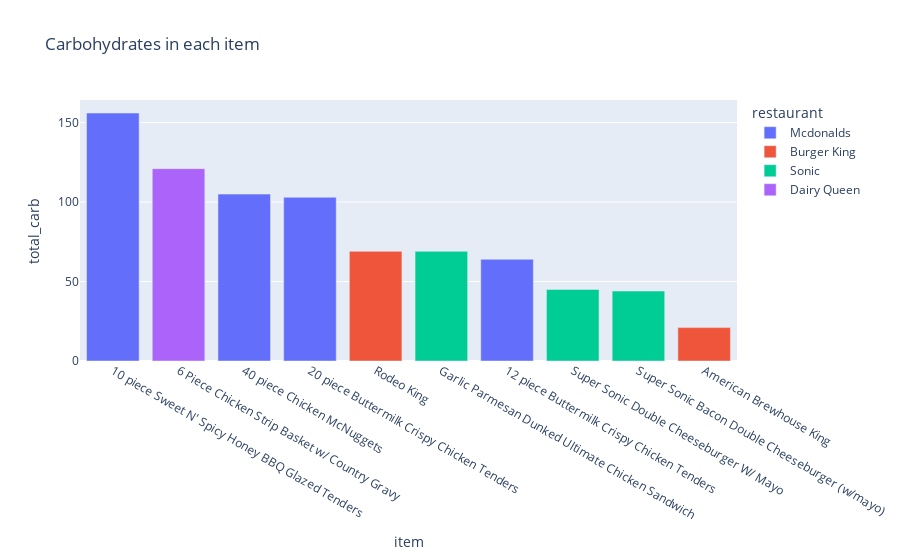

Notebook cell for this chart:
### Markdown cell above
<img src="https://www.barleyandsage.com/wp-content/uploads/2022/03/buttermilk-chicken-tenders-0228.jpg" style="height: 500px;  width:500px " />

### Code cell
top_carb_items = px.bar(top10_item , y = 'total_carb' , x = 'item' , color = 'restaurant', title='Carbohydrates in each item',
                        # color_discrete_sequence=["#0068c9","#83c9ff","#ff2b2b","#ffabab",
                        #                          "#29b09d","#7defa1","#ff8700","#ffd16a","#6d3fc0","#d5dae5"]
                                                 ).update_xaxes(categoryorder = 'total descending')
top_carb_items.show()

### Figure 1 — Plotly figure (JSON) as saved in the notebook; plotly's stock layout.template omitted (floating-point values rounded to 4 significant figures)
{"data": [{"alignmentgroup": "True", "hovertemplate": "restaurant=Mcdonalds<br>item=%{x}<br>total_carb=%{y}<extra></extra>", "legendgroup": "Mcdonalds", "marker": {"color": "#636efa", "pattern": {"shape": ""}}, "name": "Mcdonalds", "offsetgroup": "Mcdonalds", "orientation": "v", "showlegend": true, "textposition": "auto", "type": "bar", "x": ["20 piece Buttermilk Crispy Chicken Tenders", "40 piece Chicken McNuggets", "10 piece Sweet N' Spicy Honey BBQ Glazed Tenders", "12 piece Buttermilk Crispy Chicken Tenders"], "xaxis": "x", "y": [103, 105, 156, 64], "yaxis": "y"}, {"alignmentgroup": "True", "hovertemplate": "restaurant=Burger King<br>item=%{x}<br>total_carb=%{y}<extra></extra>", "legendgroup": "Burger King", "marker": {"color": "#EF553B", "pattern": {"shape": ""}}, "name": "Burger King", "offsetgroup": "Burger King", "orientation": "v", "showlegend": true, "textposition": "auto", "type": "bar", "x": ["American Brewhouse King", "Rodeo King"], "xaxis": "x", "y": [21, 69], "yaxis": "y"}, {"alignmentgroup": "True", "hovertemplate": "restaurant=Sonic<br>item=%{x}<br>total_carb=%{y}<extra></extra>", "legendgroup": "Sonic", "marker": {"color": "#00cc96", "pattern": {"shape": ""}}, "name": "Sonic", "offsetgroup": "Sonic", "orientation": "v", "showlegend": true, "textposition": "auto", "type": "bar", "x": ["Garlic Parmesan Dunked Ultimate Chicken Sandwich", "Super Sonic Bacon Double Cheeseburger (w/mayo)", "Super Sonic Double Cheeseburger W/ Mayo"], "xaxis": "x", "y": [69, 44, 45], "yaxis": "y"}, {"alignmentgroup": "True", "hovertemplate": "restaurant=Dairy Queen<br>item=%{x}<br>total_carb=%{y}<extra></extra>", "legendgroup": "Dairy Queen", "marker": {"color": "#ab63fa", "pattern": {"shape": ""}}, "name": "Dairy Queen", "offsetgroup": "Dairy Queen", "orientation": "v", "showlegend": true, "textposition": "auto", "type": "bar", "x": ["6 Piece Chicken Strip Basket w/ Country Gravy"], "xaxis": "x", "y": [121], "yaxis": "y"}], "layout": {"barmode": "relative", "legend": {"title": {"text": "restaurant"}, "tracegroupgap": 0}, "title": {"text": "Carbohydrates in each item"}, "xaxis": {"anchor": "y", "categoryorder": "total descending", "domain": [0, 1], "title": {"text": "item"}}, "yaxis": {"anchor": "x", "domain": [0, 1], "title": {"text": "total_carb"}}}}
